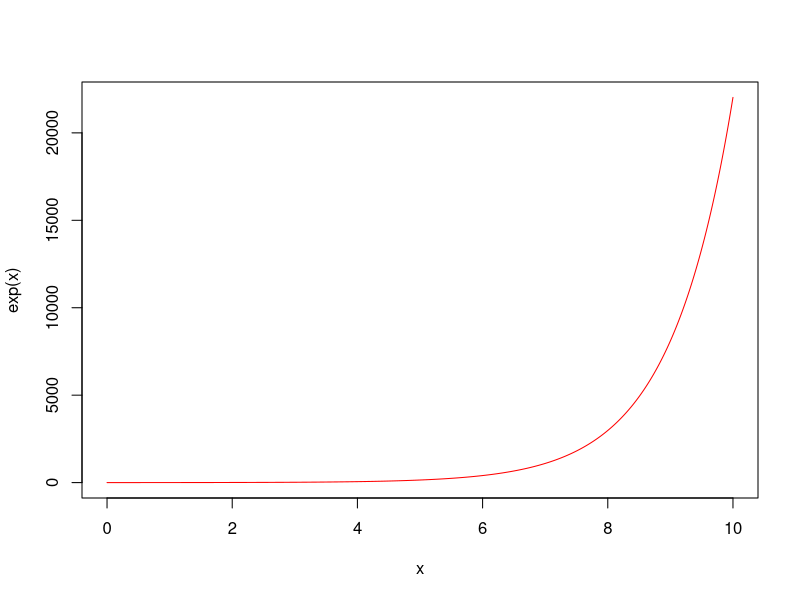
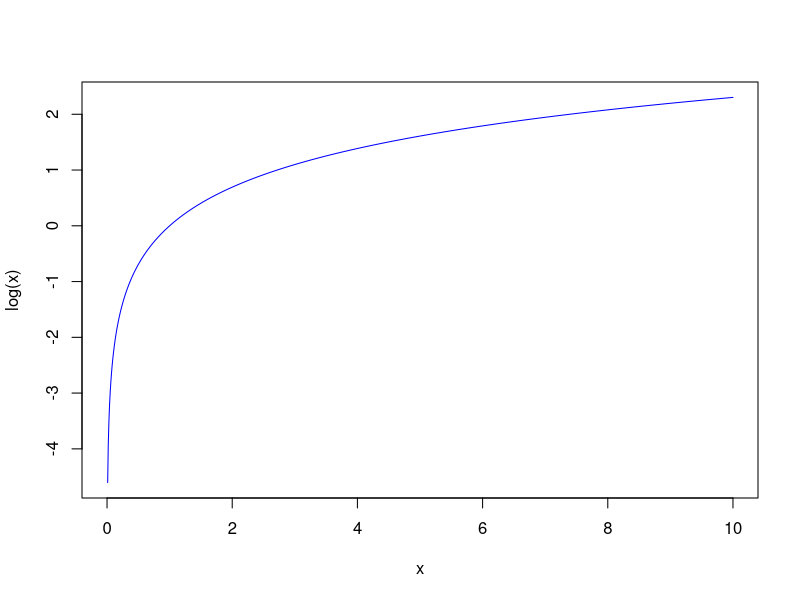
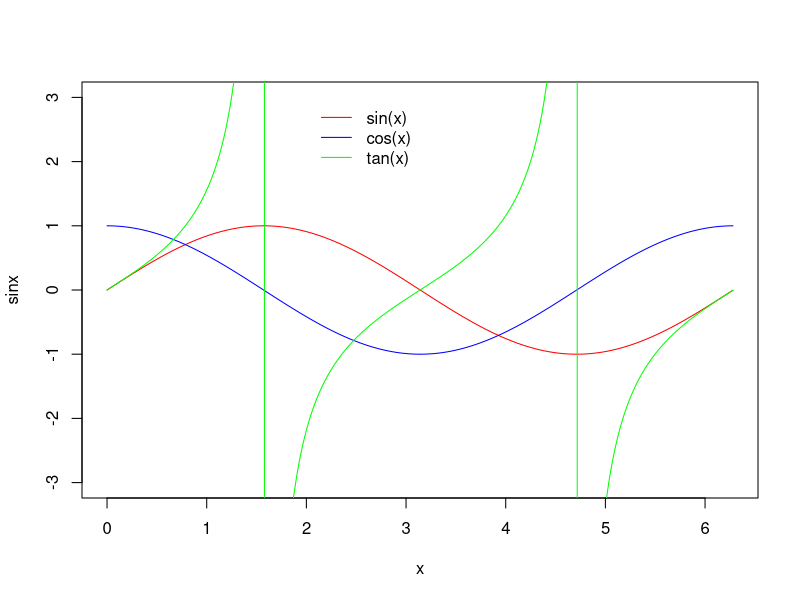
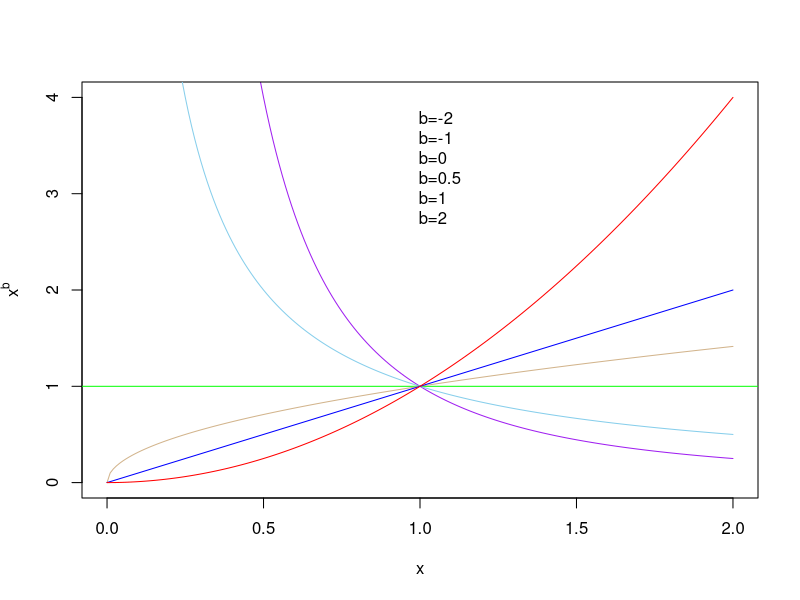
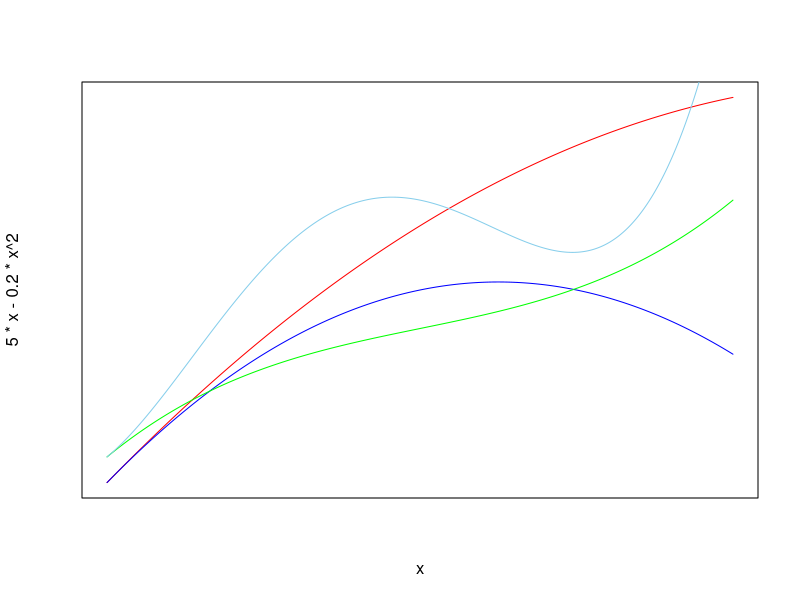
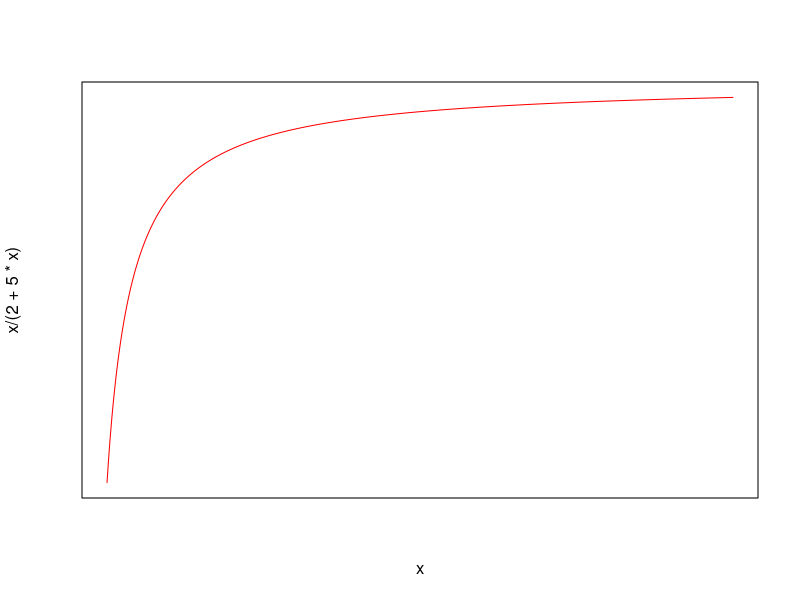
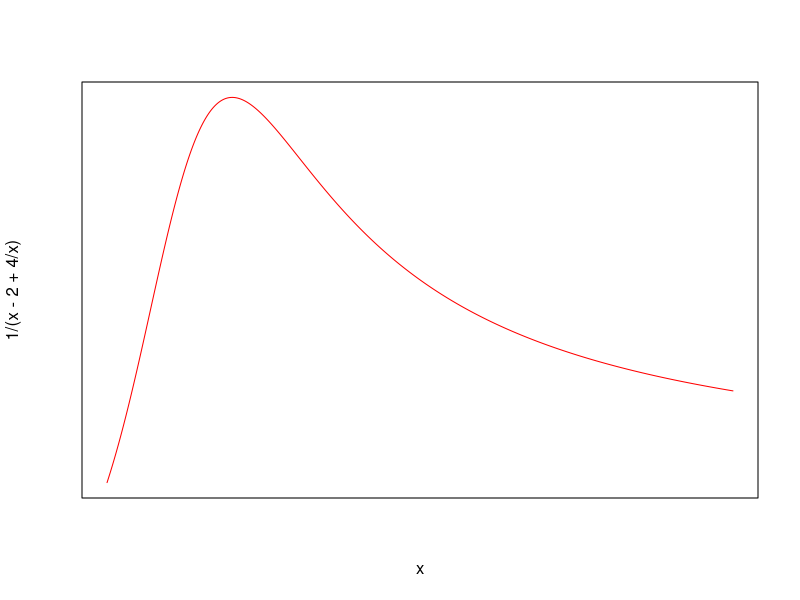
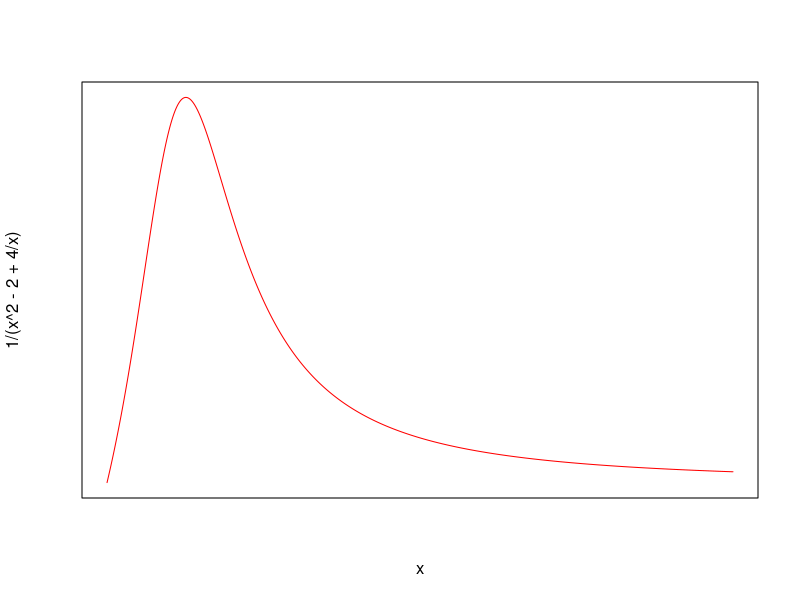

The R source for these figures, in order:
#exponential functions
x=seq(0,10,0.01)
plot(x,exp(x),type="l",col="red")
plot(x,log(x),type="l",col="blue")

#trigometric functions
x<-seq(0,2*pi,0.01)
sinx<-sin(x)
cosx<-cos(x)
tanx<-tan(x)
plot(x,sinx,ylim=c(-3,3),type = "l",col="red")
lines(x,cosx,col="blue")
lines(x,tanx,col='green')
legend(2,3,legend=c("sin(x)","cos(x)","tan(x)"),lwd=rep(1,3),col=c("red","blue",'green'),bty="n")

asin(sin(pi))

#power laws
x<-seq(0,2,0.01)
plot(x,1/x^2,type="l",ylab=expression(x^b),col="purple",ylim = c(0,4))
lines(x,1/x,col="skyblue")
abline(h=1,col='green')
lines(x,x^0.5,col='tan')
lines(x,x,col="blue")
lines(x,x^2,col="red")
legend(0.9,4,bty='n',legend=c("b=-2","b=-1","b=0","b=0.5","b=1","b=2"),col=c('purple','skyblue','green','tan','blue','red'))

#polynomial functions
x<-seq(0,10,0.01)
plot(x,5*x-0.2*x^2,type="l",col="red",xaxt="n",yaxt="n")
lines(x,5*x-0.4*x^2,col="blue")
lines(x,2+4*x-0.6*x^2+0.04*x^3,col="green")
lines(x,2+4*x+2*x^2-0.6*x^3+0.04*x^4,col="skyblue")

plot(x,x/(2+5*x),type="l",col="red",xaxt="n",yaxt="n")
plot(x,1/(x-2+4/x),type="l",col="red",xaxt="n",yaxt="n")
plot(x,1/(x^2-2+4/x),type="l",col="red",xaxt="n",yaxt="n")

#gamma function
t<-seq(0.2,4,0.01)
plot(t,gamma(t),type="l",col="red")
abline(h=1,lty=2,col="green")

#asymptotic functions
A<-(1/44.44-1/70.59)/(1/0.2-1/0.6)
a<-1/A
a
b=1/0.2*(a*0.2/44.44-1)
b

#sigmoid functions
x<-seq(0,10,0.01)
y<-100/(1+90*exp(-1*x))
plot(x,y,type="l",col="blue")
y<-20+100/(1+exp(0.8*(3-x)))
plot(x,y,ylim=c(0,140),type='l',col='red')
x<-seq(0,100,0.1)
y<-50*exp(-5*exp(-0.08*x))
plot(x,y,type='l',col='red')
x<-seq(-200,100,0.1)
y=100*exp(-exp(0.02*x))
plot(x,y,type='l',col='red')

#biexponential function
x<-seq(0,10,0.01)
biexp_plot<-function(a,b,c,d,i){
  y<-a*exp(b*x)+c*exp(d*x)
  plot(x,y,type='l',col='blue')
}
biexp_plot(10,-0.8,10,-0.05,1)
biexp_plot(10,-0.8,10,0.05,1)
biexp_plot(200,0.2,-1,0.7,3)
biexp_plot(200,0.05,300,-0.5,4)

#differentiation
D(expression(2*x^3),"x")
dxy<-deriv(~2*x^3,"x")
eval(dxy,envir=list(x=1:3))
D(expression(a*exp(-b*x)),"x")
D(expression(a/(1+b*exp(-c*x))),"x")
trig_exp<-expression(sin(x+2*y))  
D(trig_exp,"x")
D(trig_exp,"y")

#intergration
integrate(dnorm,lower=-1.96,upper=1.96)
pnorm(1.96)-pnorm(-1.96)
our_fn<-function(x){
  exp(-x)
}
integrate(our_fn,lower=0,upper=Inf)

x<-seq(0,20,0.01)
y<-exp(-x)
plot(x,y,type='l',col='red')
polygon(x=c(0,x,20),y=c(0,y,0),col='skyblue',border=NA)

install.packages("deSolve")
library(deSolve,quietly = T)

phmodel<-function(t,state,parameters){
  with(as.list(c(state,parameters)),{
    dv<-r*v*(K-v)/K-b*v*n
    dn<-c*v*n-d*n
    result<-c(dv,dn)
    list(result)
  })
}

#differential equations
times<-seq(0,500)
parameters<-c(r=0.4,K=1000,b=0.02,c=0.01,d=0.3)
initial<-c(v=50,n=10)
phm_output<-ode(y=initial,time=times,func=phmodel,parms=parameters)
plot(phm_output[,1],phm_output[,2],ylim = c(0,max(phm_output[,2:3])),type='l',ylab='abundace',xlab='time',col='red')
lines(phm_output[,1],phm_output[,3],col='blue')
legend(300,60,legend=c("plant","herbivore"),lty=1,col=c('red','blue'))

plot(phm_output[,2],phm_output[,3],xlim=c(0,max(phm_output[,2:3])),
     ylim=c(0,max(phm_output[,2:3])),type='l',
     ylab='plant',xlab='herbivore',col='red')
